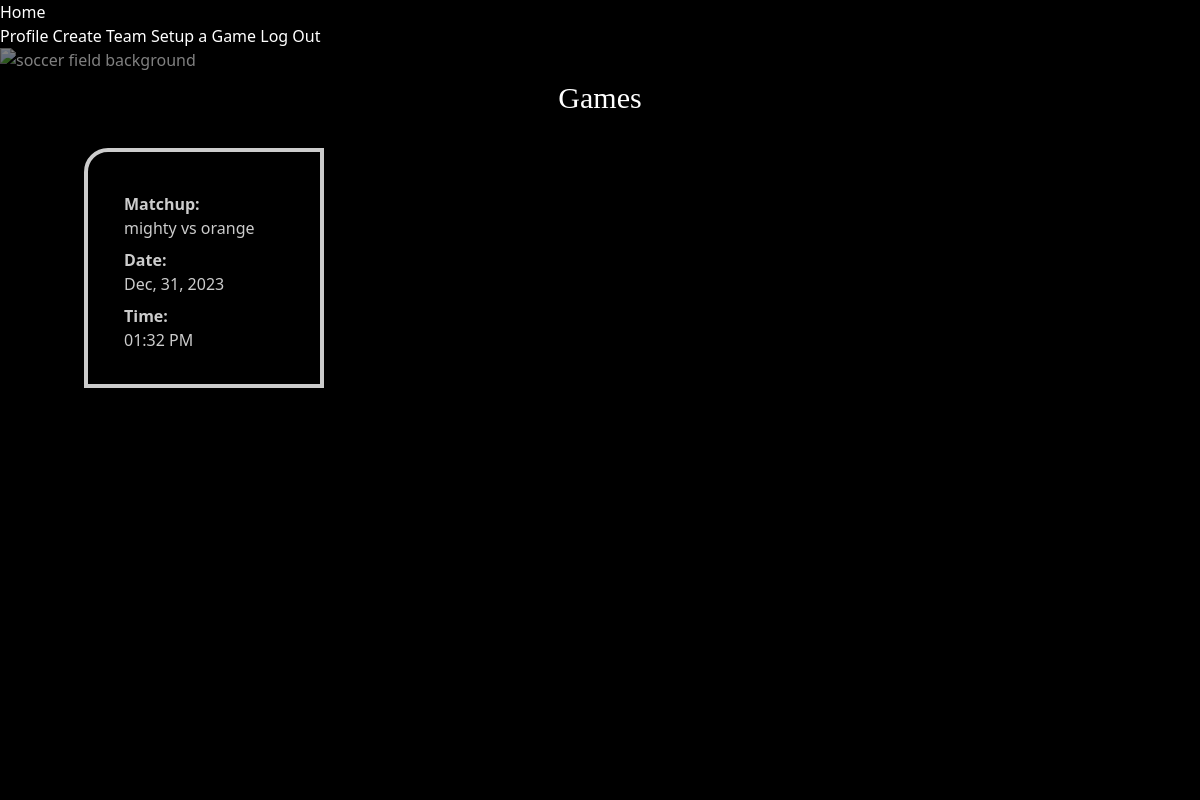
Page /games (signed in) on the earlier database version.
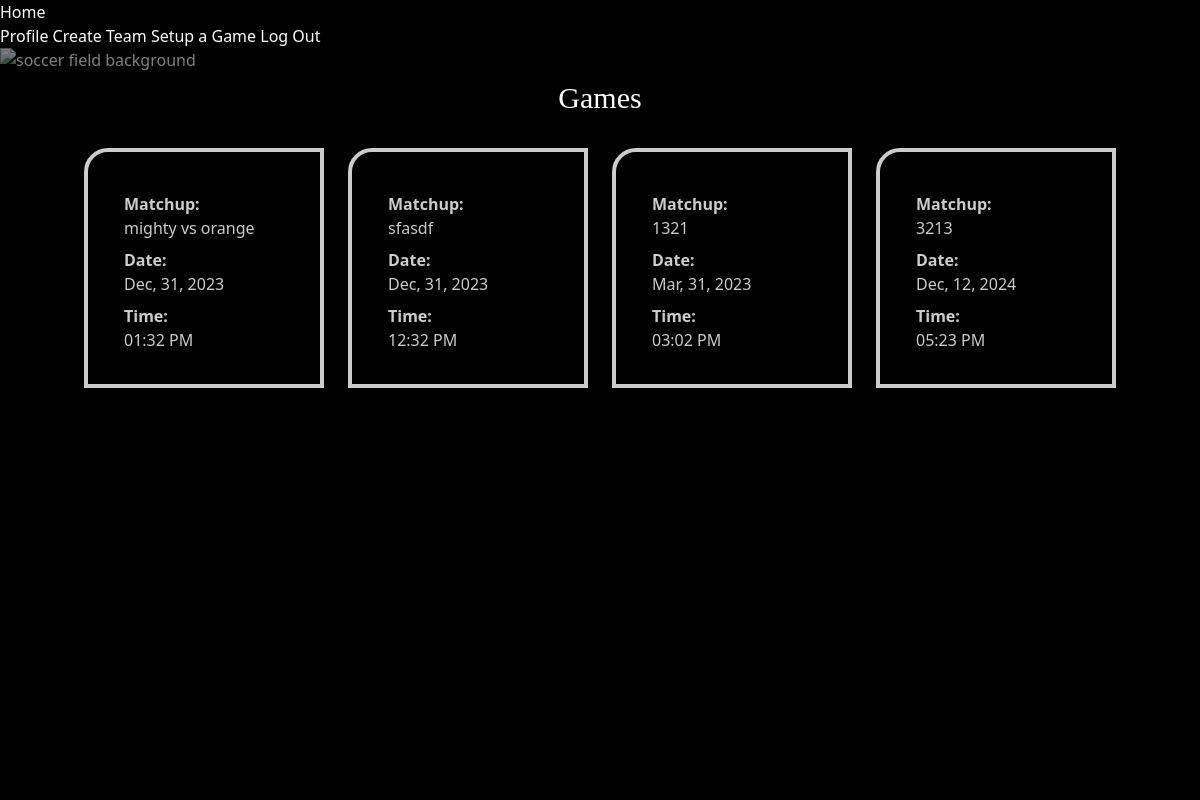
Same page on the later database version.
### kickup_app/models.py (models this page shows, shortened)
class Game(db.Model):
    id = db.Column(db.Integer, primary_key=True)
    name = db.Column(db.String(80), nullable=False)
    location = db.Column(db.String(80), nullable=False)
    date = db.Column(db.Date, nullable=False)
    time = db.Column(db.Time, nullable=False)
    home_id = db.Column(db.Integer, db.ForeignKey("team.id"), nullable=True)
    away_id = db.Column(db.Integer, db.ForeignKey("team.id"), nullable=True)
    home_team = db.relationship('Team', back_populates="home_games", foreign_keys=[home_id])
    away_team = db.relationship('Team', back_populates="away_games", foreign_keys=[away_id])

### kickup_app/main/routes.py (the view)
@main.route('/games', methods=["GET"])
@login_required
def games_list():
  games = Game.query.all()
  return render_template('games_list.html', games=games)

### kickup_app/extensions.py (called while the page is built)
@login_manager.user_loader
def load_user(user_id):
    return User.query.get(user_id)

### kickup_app/templates/games_list.html
{% extends 'index.html' %}
{% block content %}
<img class="fixed homepage-image w-screen h-screen opacity-50" src="https://images.unsplash.com/photo-1516731566880-919c39006c9d?ixlib=rb-4.0.3&ixid=MnwxMjA3fDB8MHxwaG90by1wYWdlfHx8fGVufDB8fHx8&auto=format&fit=crop&w=2070&q=80" alt="soccer field background"/>
<h1 class="text-center m-8 text-3xl font-serif">Games</h1>
<section class="flex justify-center" >
  <ol class="grid grid-cols-4 gap-6">
    {% for game in games %}
    <li class="flex flex-col items-center justify-center border-solid border-4 border-white w-60 h-60 rounded-tl-3xl bg-black opacity-80 drop-shadow-xl">
      <a class="w-40" href="/game-details/{{ game.id }}">
        <p class="mt-2"><strong>Matchup: </strong></p>
        <p>{{ game.name }}</p>
        <p class="mt-2"><strong>Date: </strong></p>
        <p>{{ game.date.strftime('%b, %d, %Y') }}</p>
        <p class="mt-2"><strong>Time: </strong></p>
        <p>{{ game.time.strftime('%I:%M %p') }}</p>
      </a>
    </li>
    {% endfor %}
  </ol>
</section>
{% endblock %}

Differences in the rows shown:
added Game: name "sfasdf", date "Dec, 31, 2023", time "12:32 PM"
added Game: name "1321", date "Mar, 31, 2023", time "03:02 PM"
added Game: name "3213", date "Dec, 12, 2024", time "05:23 PM"
